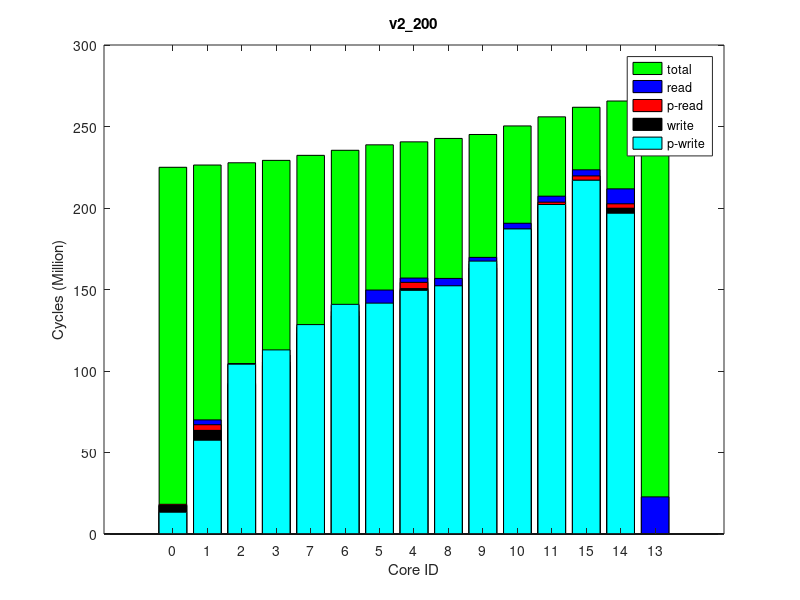

Write the MATLAB code that produced this figure.
times(1, :, :) = [
706840, 226305558, 0
3458154, 227692095, 0
793040, 229105809, 0
2215340, 230596481, 0
2743012, 233713325, 0
2684066, 236903923, 0
2601127, 240374357, 0
3786300, 242269669, 0
1102234, 244437762, 0
2465302, 246928301, 0
2746920, 252372579, 0
2741160, 258150721, 0
2684065, 264233411, 0
2691788, 268147082, 0
0, 268800962, 0
];
times(2, :, :) = [
706840, 226316525, 0
3458154, 227702297, 0
793040, 229119029, 0
2215340, 230613068, 0
2743012, 233724643, 0
2684066, 236912968, 0
2601049, 240381159, 0
3786300, 242276774, 0
1102234, 244444775, 0
2465302, 246940150, 0
2746920, 252386513, 0
2741160, 258163525, 0
2684065, 264246264, 0
2691878, 268151192, 0
0, 268794356, 0
];
times(3, :, :) = [
706840, 226332925, 0
3458154, 227720233, 0
793040, 229134604, 0
2215340, 230626301, 0
2743012, 233743458, 0
2684066, 236935283, 0
2601166, 240404206, 0
3786300, 242299299, 0
1102234, 244466725, 0
2465302, 246955867, 0
2746920, 252401349, 0
2741160, 258180678, 0
2684380, 264263263, 0
2691878, 268180757, 0
0, 268824937, 0
];
times(4, :, :) = [
706840, 226306329, 0
3458154, 227692867, 0
793040, 229104927, 0
2215340, 230597286, 0
2743012, 233711653, 0
2684066, 236899791, 0
2600776, 240369348, 0
3786300, 242265082, 0
1102234, 244432112, 0
2465302, 246924336, 0
2746920, 252370948, 0
2741160, 258149716, 0
2684066, 264232704, 0
2691788, 268129441, 0
0, 268782448, 0
];
times(5, :, :) = [
706840, 226299145, 0
3458154, 227685608, 0
793040, 229098817, 0
2215340, 230592012, 0
2743012, 233704564, 0
2684066, 236894277, 0
2601010, 240362443, 0
3786300, 242258223, 0
1102234, 244426259, 0
2465302, 246919631, 0
2746920, 252366547, 0
2741160, 258144019, 0
2684065, 264226417, 0
2691788, 268145795, 0
0, 268798766, 0
];
times(6, :, :) = [
706840, 226303505, 0
3458154, 227689346, 0
793040, 229101289, 0
2215340, 230591778, 0
2743012, 233707193, 0
2684066, 236894352, 0
2601010, 240363245, 0
3786300, 242259261, 0
1102234, 244427199, 0
2465302, 246921532, 0
2746920, 252367394, 0
2741160, 258145724, 0
2684065, 264228599, 0
2691698, 268139968, 0
0, 268782651, 0
];
times(7, :, :) = [
706840, 226319991, 0
3458154, 227705978, 0
793040, 229119026, 0
2215340, 230609297, 0
2743012, 233723884, 0
2684066, 236911989, 0
2601166, 240381492, 0
3786300, 242277950, 0
1102234, 244444982, 0
2465302, 246937618, 0
2746920, 252387594, 0
2741160, 258164804, 0
2684401, 264247564, 0
2691698, 268152041, 0
0, 268799505, 0
];
times(8, :, :) = [
706840, 226289283, 0
3458154, 227677421, 0
793040, 229091943, 0
2215340, 230583135, 0
2743012, 233694928, 0
2684066, 236882600, 0
2601088, 240351564, 0
3786300, 242246621, 0
1102234, 244414954, 0
2465302, 246902408, 0
2746920, 252350847, 0
2741160, 258129366, 0
2684066, 264212398, 0
2691878, 268136382, 0
0, 268785076, 0
];
times(9, :, :) = [
706840, 226313023, 0
3458154, 227698937, 0
793040, 229115060, 0
2215340, 230606385, 0
2743012, 233722204, 0
2684066, 236911416, 0
2601205, 240378513, 0
3786300, 242274054, 0
1102234, 244442597, 0
2465302, 246933902, 0
2746920, 252381970, 0
2741160, 258159516, 0
2684066, 264241984, 0
2691788, 268161988, 0
0, 268811143, 0
];
times(10, :, :) = [
706840, 226292971, 0
3458154, 227680268, 0
793040, 229093314, 0
2215340, 230585204, 0
2743012, 233700304, 0
2684066, 236888747, 0
2601010, 240357827, 0
3786300, 242254558, 0
1102234, 244420673, 0
2465302, 246912453, 0
2746920, 252360359, 0
2741160, 258140326, 0
2684066, 264223017, 0
2691788, 268126170, 0
0, 268781997, 0
];
ave_times = round(squeeze(mean(times)));
format long g, ave_times
std_times = round(squeeze(std(times)));
format long g, std_times
polling_read_times = ave_times;
times(1, :, :) = [
13337472, 225280581, 0
57474807, 226662216, 0
104122909, 228055212, 0
112902328, 229533798, 0
128423631, 232634511, 0
140872940, 235767707, 0
141609187, 239160576, 0
149443737, 241017287, 0
152248535, 243145747, 0
167394446, 245618388, 0
187147102, 250999301, 0
202159829, 256772708, 0
216995302, 262856393, 0
196763127, 266757853, 0
0, 267397243, 0
];
times(2, :, :) = [
13318490, 225293495, 0
57428808, 226671911, 0
104048276, 228068533, 0
112804576, 229538286, 0
128347643, 232635870, 0
140789179, 235765865, 0
141537122, 239156623, 0
149387548, 241013793, 0
152192510, 243142619, 0
167335779, 245614357, 0
187124582, 250993959, 0
202099872, 256768803, 0
216964236, 262852806, 0
196742337, 266741664, 0
0, 267381051, 0
];
times(3, :, :) = [
13358486, 225303301, 0
57533018, 226682776, 0
104213949, 228072123, 0
112984282, 229545557, 0
128511308, 232646787, 0
140935210, 235780378, 0
141675312, 239172226, 0
149505718, 241028280, 0
152308448, 243156089, 0
167461581, 245628209, 0
187190106, 251010792, 0
202152990, 256783731, 0
217007750, 262868558, 0
196776509, 266772207, 0
0, 267415537, 0
];
times(4, :, :) = [
13319496, 225290864, 0
57490483, 226670082, 0
104155231, 228065193, 0
112931151, 229537289, 0
128481149, 232635313, 0
140914441, 235768681, 0
141629040, 239158865, 0
149465696, 241014602, 0
152271661, 243143897, 0
167386185, 245615978, 0
187152199, 250997570, 0
202147529, 256768251, 0
216998997, 262852395, 0
196764609, 266759565, 0
0, 267400941, 0
];
times(5, :, :) = [
13356755, 225307688, 0
57521905, 226685725, 0
104189662, 228075241, 0
112978835, 229553650, 0
128513052, 232651801, 0
140940585, 235784231, 0
141659144, 239174446, 0
149503971, 241031285, 0
152309478, 243160490, 0
167455685, 245630928, 0
187164820, 251013233, 0
202163202, 256789821, 0
217021081, 262875390, 0
196786356, 266778857, 0
0, 267419658, 0
];
times(6, :, :) = [
13361318, 225306331, 0
57548102, 226685520, 0
104229700, 228075392, 0
113004943, 229554875, 0
128527400, 232658945, 0
140966105, 235795095, 0
141679211, 239186166, 0
149531707, 241040856, 0
152336385, 243169108, 0
167497616, 245641020, 0
187205718, 251024236, 0
202154921, 256796946, 0
217012014, 262881088, 0
196785771, 266782643, 0
0, 267425967, 0
];
times(7, :, :) = [
13347314, 225290512, 0
57490223, 226670074, 0
104133469, 228064929, 0
112909531, 229538018, 0
128441108, 232634319, 0
140866746, 235767983, 0
141576744, 239157259, 0
149428904, 241013830, 0
152233942, 243142473, 0
167355235, 245614245, 0
187110264, 250994419, 0
202097273, 256767977, 0
216976896, 262852880, 0
196758901, 266753668, 0
0, 267392215, 0
];
times(8, :, :) = [
13354988, 225297552, 0
57545961, 226676391, 0
104225044, 228066299, 0
112989924, 229538893, 0
128508029, 232640448, 0
140932551, 235772753, 0
141663124, 239163568, 0
149484131, 241017750, 0
152289613, 243146635, 0
167434946, 245616574, 0
187178328, 250999950, 0
202170000, 256774683, 0
217016413, 262858348, 0
196769039, 266765086, 0
0, 267405453, 0
];
times(9, :, :) = [
13362608, 225304258, 0
57546971, 226683251, 0
104221512, 228072109, 0
112990340, 229547809, 0
128495954, 232644249, 0
140917843, 235776670, 0
141614346, 239168061, 0
149460733, 241024972, 0
152265650, 243153721, 0
167402126, 245624687, 0
187151680, 251005993, 0
202170293, 256780144, 0
217038934, 262864442, 0
196778868, 266774406, 0
0, 267416707, 0
];
times(10, :, :) = [
13347313, 225301032, 0
57490088, 226679871, 0
104127290, 228069258, 0
112898129, 229548154, 0
128413617, 232647028, 0
140853778, 235781726, 0
141610770, 239173113, 0
149459820, 241031475, 0
152264777, 243160211, 0
167411671, 245632830, 0
187173053, 251014608, 0
202184285, 256791989, 0
217025224, 262875913, 0
196799773, 266794173, 0
0, 267434130, 0
];
ave_times = round(squeeze(mean(times)));
format long g, ave_times
std_times = round(squeeze(std(times)));
format long g, std_times
polling_write_times = ave_times;
times(1, :, :) = [
0, 248293651, 0
6433010, 249809891, 64000
12868550, 251300165, 128000
6432564, 252909887, 64000
6432823, 256186964, 64000
6432399, 259543126, 64000
11881484, 263191987, 128000
6435947, 265184645, 64000
12868593, 267446224, 128000
6432288, 270077115, 64000
6433810, 275763845, 64000
6433137, 281928593, 64000
6432529, 288339198, 64000
11882062, 292525288, 128000
22784707, 293216123, 255980
];
times(2, :, :) = [
0, 248295230, 0
6433010, 249810976, 64000
12868562, 251301905, 128000
6432560, 252911866, 64000
6432816, 256183690, 64000
6432384, 259538846, 64000
11881428, 263186760, 128000
6435958, 265178746, 64000
12868582, 267439566, 128000
6432288, 270070067, 64000
6433810, 275760454, 64000
6433118, 281944696, 64000
6432532, 288357890, 64000
11882050, 292531302, 128000
22784649, 293221558, 255980
];
times(3, :, :) = [
0, 248307912, 0
6433010, 249824425, 64000
12868704, 251315055, 128000
6432560, 252925378, 64000
6432813, 256201379, 64000
6432363, 259557073, 64000
11881427, 263205476, 128000
6435952, 265198161, 64000
12868549, 267459095, 128000
6432288, 270089876, 64000
6433815, 275779878, 64000
6433131, 281960747, 64000
6432547, 288372645, 64000
11882055, 292549792, 128000
22784666, 293245351, 255980
];
times(4, :, :) = [
0, 248300968, 0
6433010, 249815639, 64000
12868508, 251306602, 128000
6432561, 252916925, 64000
6432810, 256193240, 64000
6432336, 259550194, 64000
11881481, 263198430, 128000
6435972, 265191140, 64000
12868582, 267451275, 128000
6432288, 270082526, 64000
6433810, 275774303, 64000
6433123, 281937530, 64000
6432539, 288350996, 64000
11882052, 292524122, 128000
22784733, 293215142, 255980
];
times(5, :, :) = [
0, 248291128, 0
6433010, 249806246, 64000
12868643, 251297189, 128000
6432560, 252907330, 64000
6432812, 256172618, 64000
6432349, 259522243, 64000
11881491, 263169613, 128000
6435953, 265162099, 64000
12868501, 267423260, 128000
6432288, 270054667, 64000
6433810, 275740997, 64000
6433139, 281907845, 64000
6432538, 288318095, 64000
11882063, 292489957, 128000
22784633, 293185168, 255980
];
times(6, :, :) = [
0, 248315553, 0
6433010, 249831170, 64000
12868624, 251322239, 128000
6432560, 252927381, 64000
6432810, 256199789, 64000
6432353, 259551415, 64000
11881451, 263199809, 128000
6435940, 265192033, 64000
12868594, 267453614, 128000
6432288, 270084402, 64000
6433810, 275771283, 64000
6433127, 281964207, 64000
6432532, 288376720, 64000
11882060, 292556272, 128000
22784612, 293251864, 255980
];
times(7, :, :) = [
0, 248308063, 0
6433010, 249823481, 64000
12868628, 251314416, 128000
6432560, 252923987, 64000
6432810, 256200831, 64000
6432354, 259556505, 64000
11881434, 263204816, 128000
6435989, 265198051, 64000
12868605, 267459391, 128000
6432288, 270090068, 64000
6433810, 275778912, 64000
6433127, 281929081, 64000
6432548, 288341546, 64000
11882065, 292512750, 128000
22784736, 293207735, 255980
];
times(8, :, :) = [
0, 248308132, 0
6433010, 249822771, 64000
12868565, 251313679, 128000
6432560, 252923791, 64000
6432813, 256201232, 64000
6432347, 259556901, 64000
11881441, 263204697, 128000
6435922, 265196702, 64000
12868606, 267457670, 128000
6432288, 270089050, 64000
6433810, 275777555, 64000
6433146, 281943843, 64000
6432548, 288356508, 64000
11882052, 292525528, 128000
22784553, 293224847, 255980
];
times(9, :, :) = [
0, 248307433, 0
6433010, 249822365, 64000
12868616, 251312901, 128000
6432560, 252923826, 64000
6432818, 256195749, 64000
6432265, 259547443, 64000
11881475, 263195677, 128000
6435949, 265188367, 64000
12868649, 267448922, 128000
6432288, 270079355, 64000
6433810, 275771667, 64000
6433136, 281933924, 64000
6432536, 288342729, 64000
11882063, 292526965, 128000
22784687, 293227440, 255980
];
times(10, :, :) = [
0, 248304175, 0
6433010, 249820102, 64000
12868517, 251311656, 128000
6432560, 252920708, 64000
6432810, 256197291, 64000
6432350, 259553060, 64000
11881413, 263201144, 128000
6435909, 265193633, 64000
12868590, 267454787, 128000
6432288, 270085840, 64000
6433810, 275777150, 64000
6433117, 281940452, 64000
6432542, 288348816, 64000
11882068, 292520791, 128000
22784618, 293215932, 255980
];
ave_times = round(squeeze(mean(times)));
format long g, ave_times
std_times = round(squeeze(std(times)));
format long g, std_times
read_times = ave_times;
times(1, :, :) = [
0, 224981644, 0
0, 226359953, 0
0, 227748597, 0
0, 229222213, 0
0, 232303930, 0
0, 235406819, 0
0, 238752288, 0
0, 240580759, 0
0, 242669732, 0
0, 245091251, 0
0, 250345211, 0
0, 255924261, 0
0, 261802412, 0
0, 265631910, 0
0, 266280711, 0
];
times(2, :, :) = [
0, 224991867, 0
0, 226370194, 0
0, 227757060, 0
0, 229232726, 0
0, 232318672, 0
0, 235422301, 0
0, 238764759, 0
0, 240592260, 0
0, 242679667, 0
0, 245096746, 0
0, 250348806, 0
0, 255927255, 0
0, 261805456, 0
0, 265643079, 0
0, 266282329, 0
];
times(3, :, :) = [
0, 224979778, 0
0, 226357974, 0
0, 227742886, 0
0, 229213815, 0
0, 232299691, 0
0, 235402777, 0
0, 238746009, 0
0, 240577941, 0
0, 242669741, 0
0, 245090613, 0
0, 250348983, 0
0, 255926321, 0
0, 261803546, 0
0, 265633184, 0
0, 266286056, 0
];
times(4, :, :) = [
0, 224992591, 0
0, 226370964, 0
0, 227759245, 0
0, 229229827, 0
0, 232315519, 0
0, 235417756, 0
0, 238762224, 0
0, 240591036, 0
0, 242679499, 0
0, 245101232, 0
0, 250357086, 0
0, 255934638, 0
0, 261812253, 0
0, 265660658, 0
0, 266312930, 0
];
times(5, :, :) = [
0, 224995672, 0
0, 226374382, 0
0, 227760400, 0
0, 229233114, 0
0, 232318862, 0
0, 235423621, 0
0, 238766590, 0
0, 240595867, 0
0, 242685879, 0
0, 245103505, 0
0, 250356524, 0
0, 255932299, 0
0, 261810663, 0
0, 265611241, 0
0, 266259174, 0
];
times(6, :, :) = [
0, 225003768, 0
0, 226381391, 0
0, 227768438, 0
0, 229243633, 0
0, 232325607, 0
0, 235429318, 0
0, 238776674, 0
0, 240606783, 0
0, 242697160, 0
0, 245113262, 0
0, 250366534, 0
0, 255945866, 0
0, 261824376, 0
0, 265640070, 0
0, 266284679, 0
];
times(7, :, :) = [
0, 224996020, 0
0, 226373241, 0
0, 227761435, 0
0, 229232782, 0
0, 232318792, 0
0, 235425837, 0
0, 238773415, 0
0, 240605706, 0
0, 242697015, 0
0, 245115594, 0
0, 250367526, 0
0, 255945818, 0
0, 261823994, 0
0, 265666581, 0
0, 266311566, 0
];
times(8, :, :) = [
0, 224989878, 0
0, 226367001, 0
0, 227752211, 0
0, 229226920, 0
0, 232310564, 0
0, 235412137, 0
0, 238760867, 0
0, 240593409, 0
0, 242686153, 0
0, 245103202, 0
0, 250351994, 0
0, 255929468, 0
0, 261808750, 0
0, 265645728, 0
0, 266284783, 0
];
times(9, :, :) = [
0, 224982662, 0
0, 226361749, 0
0, 227749434, 0
0, 229223106, 0
0, 232311382, 0
0, 235416360, 0
0, 238765964, 0
0, 240599800, 0
0, 242688723, 0
0, 245112053, 0
0, 250366255, 0
0, 255946656, 0
0, 261825777, 0
0, 265653050, 0
0, 266291029, 0
];
times(10, :, :) = [
0, 224982854, 0
0, 226361104, 0
0, 227747803, 0
0, 229221804, 0
0, 232306377, 0
0, 235411187, 0
0, 238756539, 0
0, 240586206, 0
0, 242676403, 0
0, 245096734, 0
0, 250348390, 0
0, 255924168, 0
0, 261802094, 0
0, 265637773, 0
0, 266287281, 0
];
ave_times = round(squeeze(mean(times)));
format long g, ave_times
std_times = round(squeeze(std(times)));
format long g, std_times
total_times = ave_times;
times(1, :, :) = [
17529012, 225478728, 64000
63589255, 226820362, 128000
91750964, 228173949, 64000
103382159, 229617573, 64000
120447373, 232682222, 64000
133973036, 235765637, 64000
137867082, 239078058, 64000
150646748, 240871423, 128000
143994904, 242961268, 64000
163321501, 245405193, 64000
184233031, 250732250, 64000
200847006, 256467206, 64000
217000202, 262508352, 64000
199892300, 266416363, 64000
0, 267063840, 0
];
times(2, :, :) = [
17530525, 225482341, 64000
63643323, 226822561, 128000
91833717, 228176284, 64000
103439198, 229623225, 64000
120427230, 232680713, 64000
133932569, 235758552, 64000
137813093, 239069484, 64000
150608191, 240862350, 128000
143955342, 242951889, 64000
163292705, 245397042, 64000
184232726, 250726963, 64000
200828609, 256461735, 64000
216991474, 262502786, 64000
199881639, 266401917, 64000
0, 267041073, 0
];
times(3, :, :) = [
17511670, 225480493, 64000
63544483, 226821945, 128000
91660757, 228179233, 64000
103310399, 229628216, 64000
120354595, 232683767, 64000
133865719, 235763202, 64000
137755564, 239073344, 64000
150574634, 240864809, 128000
143917149, 242955360, 64000
163262371, 245397909, 64000
184202188, 250725772, 64000
200811570, 256460587, 64000
216975742, 262501279, 64000
199864029, 266385666, 64000
0, 267028839, 0
];
times(4, :, :) = [
17532852, 225484502, 64000
63618315, 226825614, 128000
91802686, 228178464, 64000
103424584, 229623540, 64000
120457948, 232685440, 64000
133985758, 235765579, 64000
137851567, 239077213, 64000
150630891, 240869621, 128000
143977944, 242960222, 64000
163306521, 245403623, 64000
184241523, 250729881, 64000
200817049, 256465109, 64000
217013509, 262506014, 64000
199870638, 266390699, 64000
0, 267026161, 0
];
times(5, :, :) = [
17511697, 225473571, 64000
63532370, 226814750, 128000
91646275, 228168098, 64000
103300936, 229617236, 64000
120411088, 232679542, 64000
133943694, 235759444, 64000
137794027, 239069351, 64000
150585787, 240861036, 128000
143926698, 242951918, 64000
163297043, 245395255, 64000
184239457, 250724490, 64000
200835115, 256463342, 64000
216972748, 262504499, 64000
199887018, 266413237, 64000
0, 267049248, 0
];
times(6, :, :) = [
17504664, 225473295, 64000
63508955, 226814533, 128000
91610266, 228170467, 64000
103246073, 229615999, 64000
120289918, 232674870, 64000
133835011, 235755596, 64000
137734995, 239065179, 64000
150540532, 240857662, 128000
143882049, 242947699, 64000
163198597, 245392789, 64000
184156686, 250720674, 64000
200830868, 256456599, 64000
217014126, 262498265, 64000
199872291, 266388725, 64000
0, 267028029, 0
];
times(7, :, :) = [
17528193, 225488020, 64000
63580306, 226827786, 128000
91728703, 228183887, 64000
103359737, 229629590, 64000
120355598, 232691330, 64000
133884282, 235775215, 64000
137767430, 239084625, 64000
150579803, 240876000, 128000
143919372, 242964922, 64000
163255674, 245409217, 64000
184180907, 250735422, 64000
200814220, 256471361, 64000
216999523, 262512677, 64000
199885407, 266410704, 64000
0, 267054668, 0
];
times(8, :, :) = [
17507046, 225475696, 64000
63531833, 226816973, 128000
91643180, 228170272, 64000
103293761, 229617582, 64000
120320770, 232677493, 64000
133840297, 235761755, 64000
137710320, 239072549, 64000
150527046, 240865594, 128000
143868444, 242955902, 64000
163241460, 245398738, 64000
184179853, 250726164, 64000
200820817, 256460437, 64000
216986394, 262501685, 64000
199879267, 266400338, 64000
0, 267047062, 0
];
times(9, :, :) = [
17535266, 225477799, 64000
63622573, 226818254, 128000
91779949, 228172085, 64000
103406371, 229618344, 64000
120445355, 232676549, 64000
133978117, 235758213, 64000
137840443, 239068983, 64000
150638281, 240862159, 128000
143987598, 242952214, 64000
163323763, 245397435, 64000
184258160, 250725140, 64000
200829630, 256459439, 64000
217006110, 262500542, 64000
199873747, 266398143, 64000
0, 267037041, 0
];
times(10, :, :) = [
17513299, 225473806, 64000
63582141, 226814254, 128000
91731815, 228170983, 64000
103354817, 229618376, 64000
120367404, 232673799, 64000
133872629, 235754103, 64000
137748754, 239065175, 64000
150567393, 240857775, 128000
143909103, 242947770, 64000
163258965, 245390994, 64000
184193675, 250718572, 64000
200806636, 256454264, 64000
216993651, 262495216, 64000
199863922, 266381551, 64000
0, 267028894, 0
];
ave_times = round(squeeze(mean(times)));
format long g, ave_times
std_times = round(squeeze(std(times)));
format long g, std_times
write_times = ave_times;
mytitle = 'v2\_200';
% order = [1 2 3 4 8 7 6 5 9 10 11 12 15 14 13];
order = 1:15;

total_times = total_times(:, 2)(order);

read_times = read_times(:, 1)(order);
write_times = write_times(:, 1)(order);

polling_read_times = polling_read_times(:, 1)(order);
polling_write_times = polling_write_times(:, 1)(order);

total_times /= 1000000;

read_times /= 1000000;
write_times /= 1000000;

polling_read_times /= 1000000;
polling_write_times /= 1000000;

% laying read on top of write
read_times += write_times;
polling_read_times += write_times;

figure(1);
clf()
% set(gcf, 'Position', get(0,'Screensize'));
% set(gcf,'units','normalized','outerposition',[0 0 1 1])
bar(0:14, total_times,'g');
hold on;
bar(0:14, read_times,'b');
bar(0:14, polling_read_times,'r');
bar(0:14, write_times,'k');
bar(0:14, polling_write_times,'c');
hold off

axis([-2 16 0 300])
% axis([-1 15])
set(gca,'XTick',0:14);
set(gca,'xticklabel',{ '0'; '1'; '2'; '3'; '7'; '6'; '5'; '4'; '8'; '9'; '10'; '11'; '15'; '14'; '13' })

xlabel('Core ID')
ylabel('Cycles (Million)')

legend('total', 'read', 'p-read', 'write', 'p-write')
title(mytitle)
print(1, strcat(mytitle, '.png'))
